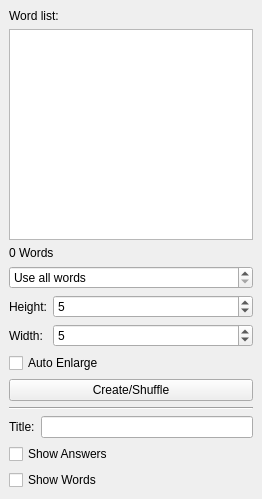
<ui version="4.0" >
 <class>WordSearchControl</class>
 <widget class="QWidget" name="WordSearchControl" >
  <property name="geometry" >
   <rect>
    <x>0</x>
    <y>0</y>
    <width>262</width>
    <height>499</height>
   </rect>
  </property>
  <property name="minimumSize" >
   <size>
    <width>100</width>
    <height>16</height>
   </size>
  </property>
  <property name="maximumSize" >
   <size>
    <width>16777215</width>
    <height>16777215</height>
   </size>
  </property>
  <property name="windowTitle" >
   <string>Form</string>
  </property>
  <layout class="QVBoxLayout" >
   <property name="spacing" >
    <number>6</number>
   </property>
   <property name="leftMargin" >
    <number>9</number>
   </property>
   <property name="topMargin" >
    <number>9</number>
   </property>
   <property name="rightMargin" >
    <number>9</number>
   </property>
   <property name="bottomMargin" >
    <number>9</number>
   </property>
   <item>
    <widget class="QLabel" name="label_3" >
     <property name="text" >
      <string>Word list:</string>
     </property>
    </widget>
   </item>
   <item>
    <widget class="QTextEdit" name="WordListBox" >
     <property name="lineWrapMode" >
      <enum>QTextEdit::NoWrap</enum>
     </property>
     <property name="acceptRichText" >
      <bool>false</bool>
     </property>
    </widget>
   </item>
   <item>
    <widget class="QLabel" name="wordcountLabel" >
     <property name="text" >
      <string>0 Words</string>
     </property>
    </widget>
   </item>
   <item>
    <layout class="QHBoxLayout" >
     <property name="spacing" >
      <number>6</number>
     </property>
     <property name="leftMargin" >
      <number>0</number>
     </property>
     <property name="topMargin" >
      <number>0</number>
     </property>
     <property name="rightMargin" >
      <number>0</number>
     </property>
     <property name="bottomMargin" >
      <number>0</number>
     </property>
     <item>
      <widget class="QSpinBox" name="usewordsSpinBox" >
       <property name="specialValueText" >
        <string>Use all words</string>
       </property>
       <property name="suffix" >
        <string comment=" " > words</string>
       </property>
       <property name="prefix" >
        <string>Use </string>
       </property>
       <property name="minimum" >
        <number>0</number>
       </property>
       <property name="value" >
        <number>0</number>
       </property>
      </widget>
     </item>
    </layout>
   </item>
   <item>
    <layout class="QGridLayout" >
     <property name="leftMargin" >
      <number>0</number>
     </property>
     <property name="topMargin" >
      <number>0</number>
     </property>
     <property name="rightMargin" >
      <number>0</number>
     </property>
     <property name="bottomMargin" >
      <number>0</number>
     </property>
     <property name="horizontalSpacing" >
      <number>6</number>
     </property>
     <property name="verticalSpacing" >
      <number>6</number>
     </property>
     <item row="1" column="0" >
      <widget class="QLabel" name="label_2" >
       <property name="text" >
        <string>Width:</string>
       </property>
      </widget>
     </item>
     <item row="0" column="1" >
      <widget class="QSpinBox" name="yspin" >
       <property name="sizePolicy" >
        <sizepolicy vsizetype="Fixed" hsizetype="MinimumExpanding" >
         <horstretch>0</horstretch>
         <verstretch>0</verstretch>
        </sizepolicy>
       </property>
       <property name="minimum" >
        <number>1</number>
       </property>
       <property name="value" >
        <number>5</number>
       </property>
      </widget>
     </item>
     <item row="1" column="1" >
      <widget class="QSpinBox" name="xspin" >
       <property name="sizePolicy" >
        <sizepolicy vsizetype="Fixed" hsizetype="MinimumExpanding" >
         <horstretch>0</horstretch>
         <verstretch>0</verstretch>
        </sizepolicy>
       </property>
       <property name="minimum" >
        <number>1</number>
       </property>
       <property name="value" >
        <number>5</number>
       </property>
      </widget>
     </item>
     <item row="0" column="0" >
      <widget class="QLabel" name="label" >
       <property name="text" >
        <string>Height:</string>
       </property>
      </widget>
     </item>
    </layout>
   </item>
   <item>
    <widget class="QCheckBox" name="arscheckbox" >
     <property name="text" >
      <string>Auto Enlarge</string>
     </property>
    </widget>
   </item>
   <item>
    <widget class="QPushButton" name="createbutton" >
     <property name="text" >
      <string>Create/Shuffle</string>
     </property>
    </widget>
   </item>
   <item>
    <widget class="Line" name="line" >
     <property name="orientation" >
      <enum>Qt::Horizontal</enum>
     </property>
    </widget>
   </item>
   <item>
    <layout class="QHBoxLayout" >
     <property name="spacing" >
      <number>6</number>
     </property>
     <property name="leftMargin" >
      <number>0</number>
     </property>
     <property name="topMargin" >
      <number>0</number>
     </property>
     <property name="rightMargin" >
      <number>0</number>
     </property>
     <property name="bottomMargin" >
      <number>0</number>
     </property>
     <item>
      <widget class="QLabel" name="label_4" >
       <property name="text" >
        <string>Title:</string>
       </property>
      </widget>
     </item>
     <item>
      <widget class="QLineEdit" name="titlebox" />
     </item>
    </layout>
   </item>
   <item>
    <widget class="QCheckBox" name="sacheckbox" >
     <property name="text" >
      <string>Show Answers</string>
     </property>
    </widget>
   </item>
   <item>
    <widget class="QCheckBox" name="swcheckbox" >
     <property name="text" >
      <string>Show Words</string>
     </property>
    </widget>
   </item>
  </layout>
 </widget>
 <resources>
  <include location="../../test" />
  <include location="wsc.qrc" />
 </resources>
 <connections/>
</ui>
